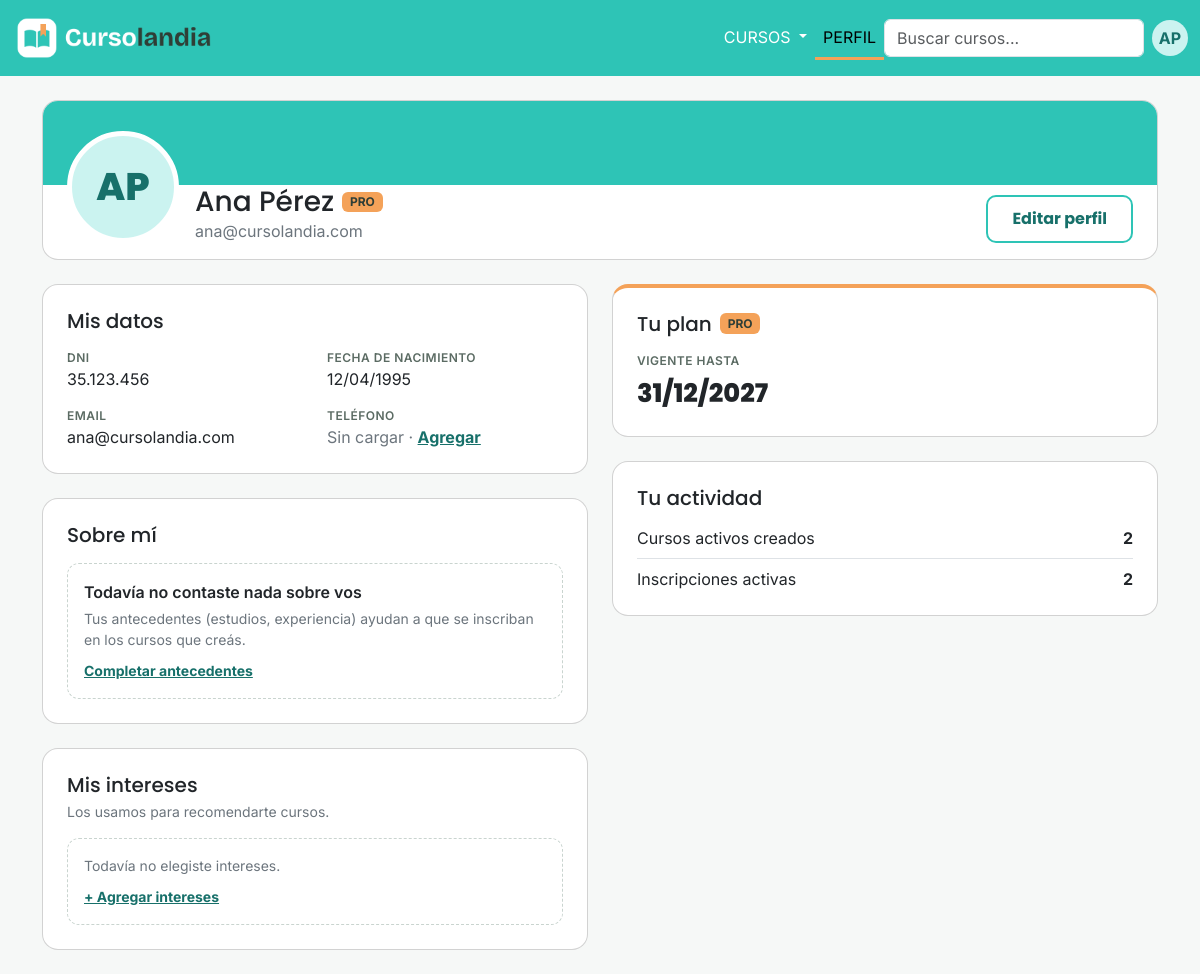
The page /vistas/perfil.php (signed in) on the database its author committed.
### tables this page shows
CREATE TABLE usuario (
    id_usuario        INT UNSIGNED NOT NULL COMMENT 'DNI del usuario',
    nombre            VARCHAR(50)  NOT NULL,
    apellido          VARCHAR(50)  NOT NULL,
    email             VARCHAR(100) NOT NULL UNIQUE,
    contrasenia       VARCHAR(255) NOT NULL,
    fecha_nacimiento  DATE NOT NULL,
    telefono          VARCHAR(20)  NULL,
    antecedentes      TEXT NULL,
    imagen_principal  VARCHAR(255) NOT NULL DEFAULT 'img/avatar-default.png',
    tipo_plan         ENUM('gratuito','pro') NOT NULL DEFAULT 'gratuito',
    fecha_venc_pro    DATE NULL,
    PRIMARY KEY (id_usuario),
    CONSTRAINT chk_usuario_dni CHECK (id_usuario BETWEEN 1000000 AND 99999999),
    CONSTRAINT chk_usuario_pro CHECK (tipo_plan = 'gratuito' OR fecha_venc_pro IS NOT NULL)
);

### controles/ControlUsuario.php (called while the page is built, shortened)
<?php
require_once __DIR__.'/../clases/Usuario.php';
require_once __DIR__.'/../traits/AccesoBD.php';
class ControlUsuario{
    public function buscarPorId(int $id): ?Usuario{
        $sql = "SELECT id_usuario, nombre, apellido, email, contrasenia, fecha_nacimiento,
                       telefono, antecedentes, imagen_principal, tipo_plan, fecha_venc_pro
                FROM usuario
                WHERE id_usuario = ?";
        $resultado = $this->consultar($sql,'i',[$id]);
        return $this->armarUsuario(mysqli_fetch_assoc($resultado));
    }
    private function armarUsuario(?array $fila): ?Usuario{
        return new Usuario(
            $fila['id_usuario'],
            $fila['nombre'],
            $fila['apellido'],
            $fila['email'],
            $fila['contrasenia'],
            $fila['fecha_nacimiento'],
            $fila['telefono'],
            $fila['antecedentes'],
            $fila['imagen_principal'],
            $fila['tipo_plan'],
            $fila['fecha_venc_pro']
        );
    }
    public function contarCursosCreados(int $id): int{
        $sql = "SELECT COUNT(*) AS cantidad
                FROM curso
                WHERE id_creador = ? AND fecha_fin >= CURDATE()";
        $fila = mysqli_fetch_assoc($this->consultar($sql,'i',[$id]));
        return (int) $fila['cantidad'];
    }
    public function contarInscripcionesActivas(int $id): int{
        $sql = "SELECT COUNT(*) AS cantidad
                FROM inscripcion i
                JOIN curso c ON c.id_curso = i.id_curso
                WHERE i.id_usuario = ? AND c.fecha_fin >= CURDATE()";
        $fila = mysqli_fetch_assoc($this->consultar($sql,'i',[$id]));
        return (int) $fila['cantidad'];
    }
}

### traits/AccesoBD.php (called while the page is built)
<?php
trait AccesoBD{
    private $conexion;
    public function __construct($conexion){
        $this->conexion = $conexion;
    }
    private function consultar(string $sql, string $tipos='', array $param=[]){
        $sentencia = mysqli_prepare($this->conexion,$sql);
        if($tipos!==''){
            mysqli_stmt_bind_param($sentencia,$tipos,...$param);
        }
        mysqli_stmt_execute($sentencia);
        return mysqli_stmt_get_result($sentencia);
    }
}

### clases/Usuario.php (called while the page is built, shortened)
<?php
class Usuario{
        private $id_usuario;
        private $nombre;
        private $apellido;
        private $email;
        private $fecha_nacimiento;
        private $telefono;
        private $antecedentes;
        private $imagen_principal;
        private $tipo_plan;
        private $fecha_venc_pro;
        public function __construct($id_usuario,$nombre,$apellido,$email,$contrasenia,$fecha_nacimiento,$telefono,$antecedentes,$imagen_principal,$tipo_plan,$fecha_venc_pro){
            $this->id_usuario = $id_usuario;
            $this->nombre = $nombre;
            $this->apellido = $apellido;
            $this->email = $email;
            $this->fecha_nacimiento = $fecha_nacimiento;
            $this->telefono = $telefono;
            $this->antecedentes = $antecedentes;
            $this->imagen_principal = $imagen_principal;
            $this->tipo_plan = $tipo_plan;
            $this->fecha_venc_pro = $fecha_venc_pro;
        }
        public function getId_usuario(){
            return $this->id_usuario;
        }
        public function getNombre(){
            return $this->nombre;
        }
        public function getApellido(){
            return $this->apellido;
        }
        public function getEmail(){
            return $this->email;
        }
        public function getFecha_nacimiento(){
            return $this->fecha_nacimiento;
        }
        public function getTelefono(){
            return $this->telefono;
        }
        public function getAntecedentes(){
            return $this->antecedentes;
        }
        public function getFecha_venc_pro(){
            return $this->fecha_venc_pro;
        }
        public function esPro(){
            if($this->tipo_plan === 'pro' && date('Y-m-d')<=$this->fecha_venc_pro){
                return true;
            }
            return false;
        }
        public function getIniciales(): string{
            $primera = mb_strtoupper(mb_substr($this->nombre,0,1));
            $ultima = mb_strtoupper(mb_substr($this->apellido,0,1));
            return $primera.$ultima;
        }
        public function tieneFoto(): bool{
            return $this->imagen_principal !== self::IMAGEN_DEFAULT;
        }
    }

### vistas/perfil.php (the view, shortened to what this page needs)
<?php
require_once __DIR__ . '/../conexiones/conexion.php';
require_once __DIR__ . '/../controles/ControlUsuario.php';
$controlUsuario = new ControlUsuario($conexion);
$usuario = $controlUsuario->buscarPorId($_SESSION['id_usuario']);
$cursosCreados = $controlUsuario->contarCursosCreados($usuario->getId_usuario());
$inscripciones = $controlUsuario->contarInscripcionesActivas($usuario->getId_usuario());
$telefono     = $usuario->getTelefono() ?? '';
$antecedentes = $usuario->getAntecedentes() ?? '';
?>
<!DOCTYPE html>
<html lang="es">
<head>
    <link href="https://cdn.jsdelivr.net/npm/bootstrap@5.3.8/dist/css/bootstrap.min.css" rel="stylesheet">
    <link href="../css/styles.css" rel="stylesheet">
</head>
<body class="fondo-suave">
    <?php require __DIR__ . '/../includes/navbar.php'; ?>
    <main class="container perfil my-4">
        <section class="card perfil-encabezado mb-4">
            <div class="perfil-portada"></div>
            <div class="card-body d-flex flex-wrap align-items-end justify-content-between gap-3 px-4 pt-0">
                <div class="d-flex flex-wrap align-items-end gap-3">
                    <?php if ($usuario->tieneFoto()): ?>
                        <img src="../<?= htmlspecialchars($usuario->getImagen_principal()) ?>" alt="Foto de perfil" class="perfil-avatar">
                    <?php else: ?>
                        <div class="perfil-avatar"><?= htmlspecialchars($usuario->getIniciales()) ?></div>
                    <?php endif; ?>
                    <div>
                        <div class="d-flex flex-wrap align-items-center gap-2">
                            <h1 class="h3 mb-0"><?= htmlspecialchars($usuario->getNombre() . ' ' . $usuario->getApellido()) ?></h1>
                            <?php if ($usuario->esPro()): ?>
                                <span class="badge">PRO</span>
                            <?php else: ?>
                                <span class="badge badge-gratuito">PLAN GRATUITO</span>
                            <?php endif; ?>
                        </div>
                        <p class="text-secondary mb-0"><?= htmlspecialchars($usuario->getEmail()) ?></p>
                    </div>
                </div>
                <a href="editar_perfil.php" class="btn btn-registrarse px-4">Editar perfil</a>
            </div>
        </section>
        <div class="row g-4">
            <div class="col-lg-6 d-flex flex-column gap-4">
                <section class="card">
                    <div class="card-body p-4">
                        <h2 class="h5 mb-3">Mis datos</h2>
                        <dl class="row mb-0">
                            <div class="col-sm-6">
                                <dt class="dato-titulo">DNI</dt>
                                <dd class="mb-3"><?= number_format($usuario->getId_usuario(), 0, ',', '.') ?></dd>
                                <dt class="dato-titulo">Email</dt>
                                <dd class="mb-3 mb-sm-0 text-break"><?= htmlspecialchars($usuario->getEmail()) ?></dd>
                            </div>
                            <div class="col-sm-6">
                                <dt class="dato-titulo">Fecha de nacimiento</dt>
                                <dd class="mb-3"><?= date('d/m/Y', strtotime($usuario->getFecha_nacimiento())) ?></dd>
                                <dt class="dato-titulo">Teléfono</dt>
                                <?php if ($telefono === ''): ?>
                                    <dd class="mb-0 text-secondary">Sin cargar · <a href="editar_perfil.php" class="link-registro">Agregar</a></dd>
                                <?php else: ?>
                                    <dd class="mb-0"><?= htmlspecialchars($telefono) ?></dd>
                                <?php endif; ?>
                            </div>
                        </dl>
                    </div>
                </section>
                <section class="card">
                    <div class="card-body p-4">
                        <h2 class="h5 mb-3">Sobre mí</h2>
                        <?php if ($antecedentes === ''): ?>
                            <div class="perfil-vacio">
                                <p class="fw-semibold mb-1">Todavía no contaste nada sobre vos</p>
                                <p class="text-secondary small mb-2">Tus antecedentes (estudios, experiencia) ayudan a que se inscriban en los cursos que creás.</p>
                                <a href="editar_perfil.php" class="link-registro small">Completar antecedentes</a>
                            </div>
                        <?php else: ?>
                            <p class="mb-0"><?= nl2br(htmlspecialchars($antecedentes)) ?></p>
                        <?php endif; ?>
                    </div>
                </section>
                <section class="card">
                    <div class="card-body p-4">
                        <h2 class="h5 mb-1">Mis intereses</h2>
                        <p class="text-secondary small mb-3">Los usamos para recomendarte cursos.</p>
                        <div class="perfil-vacio">
                            <p class="text-secondary small mb-2">Todavía no elegiste intereses.</p>
                            <a href="editar_perfil.php" class="link-registro small">+ Agregar intereses</a>
                        </div>
                    </div>
                </section>
            </div>
            <div class="col-lg-6 d-flex flex-column gap-4">
                <?php if ($usuario->esPro()): ?>
                    <section class="card card-pro">
                        <div class="card-body p-4">
                            <div class="d-flex align-items-center gap-2 mb-3">
                                <h2 class="h5 mb-0">Tu plan</h2>
                                <span class="badge">PRO</span>
                            </div>
                            <p class="dato-titulo mb-1">Vigente hasta</p>
                            <p class="perfil-vencimiento mb-0"><?= date('d/m/Y', strtotime($usuario->getFecha_venc_pro())) ?></p>
                        </div>
                    </section>
                    <section class="card">
                        <div class="card-body p-4">
                            <h2 class="h5 mb-3">Tu actividad</h2>
                            <div class="d-flex justify-content-between border-bottom pb-2 mb-2">
                                <span>Cursos activos creados</span><strong><?= $cursosCreados ?></strong>
                            </div>
                            <div class="d-flex justify-content-between">
                                <span>Inscripciones activas</span><strong><?= $inscripciones ?></strong>
                            </div>
                        </div>
                    </section>
                <?php endif; ?>
            </div>
        </div>
    </main>
</body>
</html>

### css/styles.css (style rules this page uses)
:root { --color-texto: #2F3E36; --color-acento: #F4A259; --color-suave: #CBF3F0; --color-fondo: #FFFFFF; --color-principal: #2EC4B6; --color-principal-oscuro: #17706A; }
body { font-family: 'Inter', system-ui, sans-serif; color: var(--color-texto); }
h1, h2 { font-family: 'Poppins', system-ui, sans-serif; }
.btn-registrarse { height: 48px; display: flex; align-items: center; justify-content: center; border: 2px solid var(--color-principal); border-radius: 10px; color: var(--color-principal-oscuro); font-family: 'Poppins', sans-serif; font-weight: 700; }
.badge { background-color: var(--color-acento); color: var(--color-texto); }
.card-pro { border-top: 4px solid var(--color-acento); }
.link-registro { color: var(--color-principal-oscuro); font-weight: 700; }
.fondo-suave { background-color: #F6F8F7; }
.perfil .card { border-radius: 16px; }
.perfil-encabezado { overflow: hidden; }
.perfil-portada { height: 84px; background-color: var(--color-principal); }
.perfil-avatar { width: 112px; height: 112px; margin-top: -56px; border-radius: 50%; border: 5px solid var(--color-fondo); background-color: var(--color-suave); color: var(--color-principal-oscuro); display: flex; align-items: center; justify-content: center; font-family: 'Poppins', sans-serif; font-size: 2.4rem; font-weight: 800; object-fit: cover; }
.dato-titulo { font-size: 0.75rem; font-weight: 600; letter-spacing: 0.04em; text-transform: uppercase; color: #5b6b63; }
.perfil-vacio { border: 1.5px dashed #c9d4cf; border-radius: 12px; padding: 1rem; }
.perfil-vencimiento { font-family: 'Poppins', sans-serif; font-size: 1.6rem; font-weight: 800; }

### rows shown on the page
usuario: $usuario->getIniciales() "AP", $usuario->getNombre() . ' ' . $usuario->getApellido() "Ana Pérez", email "ana@cursolandia.com", id_usuario "35.123.456", fecha_nacimiento "12/04/1995", fecha_venc_pro "31/12/2027"

### other values the page prints
$_SESSION['iniciales'] "AP"
$cursosCreados "2"
$inscripciones "2"
